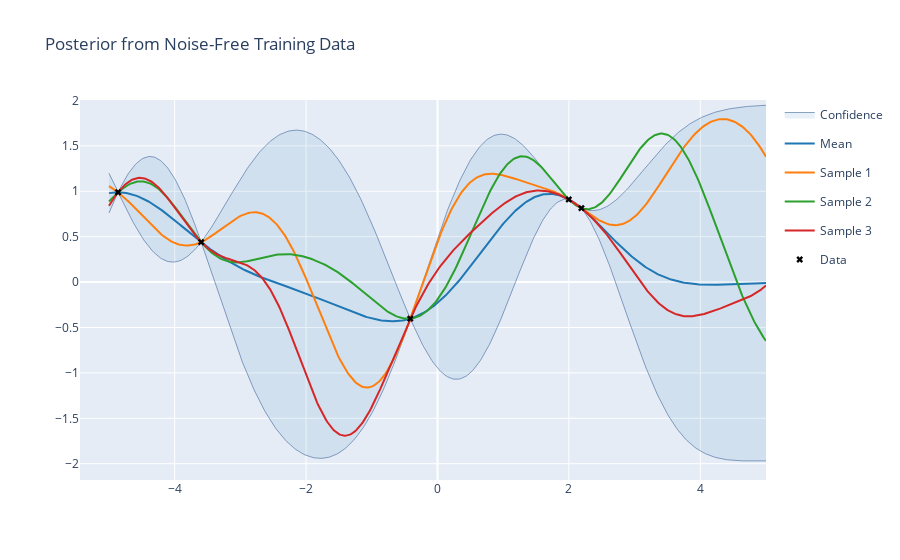

The cell this chart's notebook holds for it:
### Code cell
# Generate noise-free training data
X = np.linspace(-5., 5., 500)[:, None]

TRAIN_SIZE = 5
X_train = np.random.uniform(-5., 5, (TRAIN_SIZE, 1))
Y_train = np.sin(X_train)

# Compute mean and covariance of posterior
params = {'l': 1., 'sigma_f':1. }
mup, covp = posterior(X, X_train, Y_train, kernel=rbf, params=params)

# Draw samples from posterior
NSAMPLES = 3
samples = np.random.multivariate_normal(mup.ravel(), covp, NSAMPLES)
plotly_gp(mup, covp, X, X_train=X_train, Y_train=Y_train, samples=samples, title="Posterior from Noise-Free Training Data")

### Figure 1 — Plotly figure (JSON) as saved in the notebook; plotly's stock layout.template omitted (floating-point values rounded to 4 significant figures; data arrays with more than 128 entries replaced by an {"elided": "..."} marker saying what was removed)
{"data": [{"fillcolor": "rgba(31, 119, 180, 0.1)", "legendgroup": "Confidence_fill_(layout.XAxis(),layout.YAxis())", "line": {"color": "#204a87", "width": 0.5}, "name": "Confidence", "showlegend": false, "type": "scatter", "x": {"elided": "500 float values"}, "y": {"elided": "500 float values"}}, {"fill": "tonextx", "fillcolor": "rgba(31, 119, 180, 0.1)", "legendgroup": "Confidence_fill_(layout.XAxis(),layout.YAxis())", "line": {"color": "#204a87", "width": 0.5}, "name": "Confidence", "showlegend": true, "type": "scatter", "x": {"elided": "500 float values"}, "y": {"elided": "500 float values"}}, {"line": {"color": "#1f77b4"}, "name": "Mean", "type": "scatter", "x": {"elided": "500 float values"}, "y": {"elided": "500 float values"}}, {"line": {"color": "#ff7f0e"}, "name": "Sample 1", "type": "scatter", "x": {"elided": "500 float values"}, "y": {"elided": "500 float values"}}, {"line": {"color": "#2ca02c"}, "name": "Sample 2", "type": "scatter", "x": {"elided": "500 float values"}, "y": {"elided": "500 float values"}}, {"line": {"color": "#d62728"}, "name": "Sample 3", "type": "scatter", "x": {"elided": "500 float values"}, "y": {"elided": "500 float values"}}, {"marker": {"color": "#000000", "symbol": "x"}, "mode": "markers", "name": "Data", "type": "scatter", "x": [-0.4144, -4.862, 2.19, 1.998, -3.597], "y": [-0.4026, 0.9888, 0.8141, 0.9101, 0.4398]}], "layout": {"hovermode": "x", "title": {"text": "Posterior from Noise-Free Training Data"}}}
